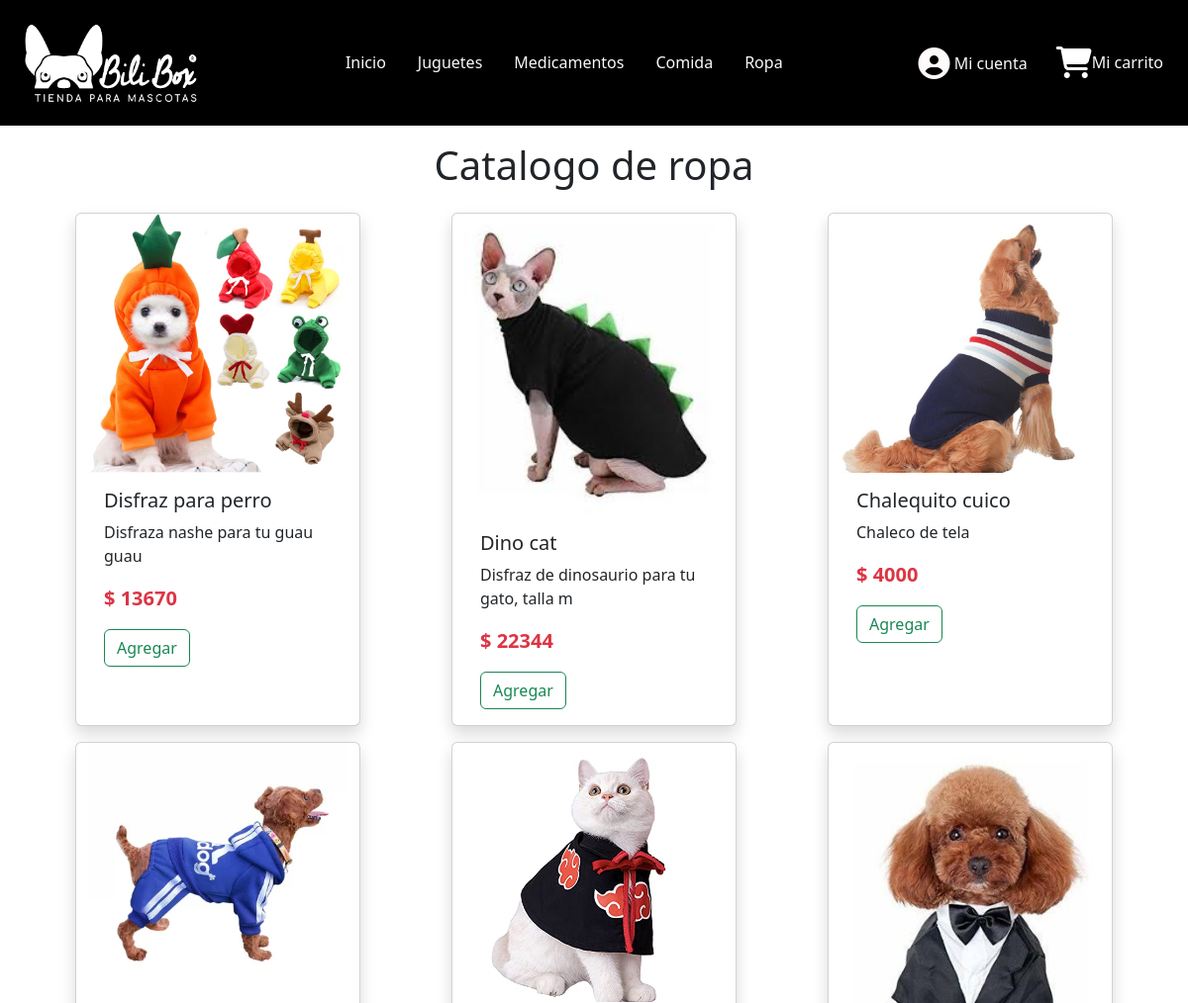
The app's page /ropa/ (upper part), older data.
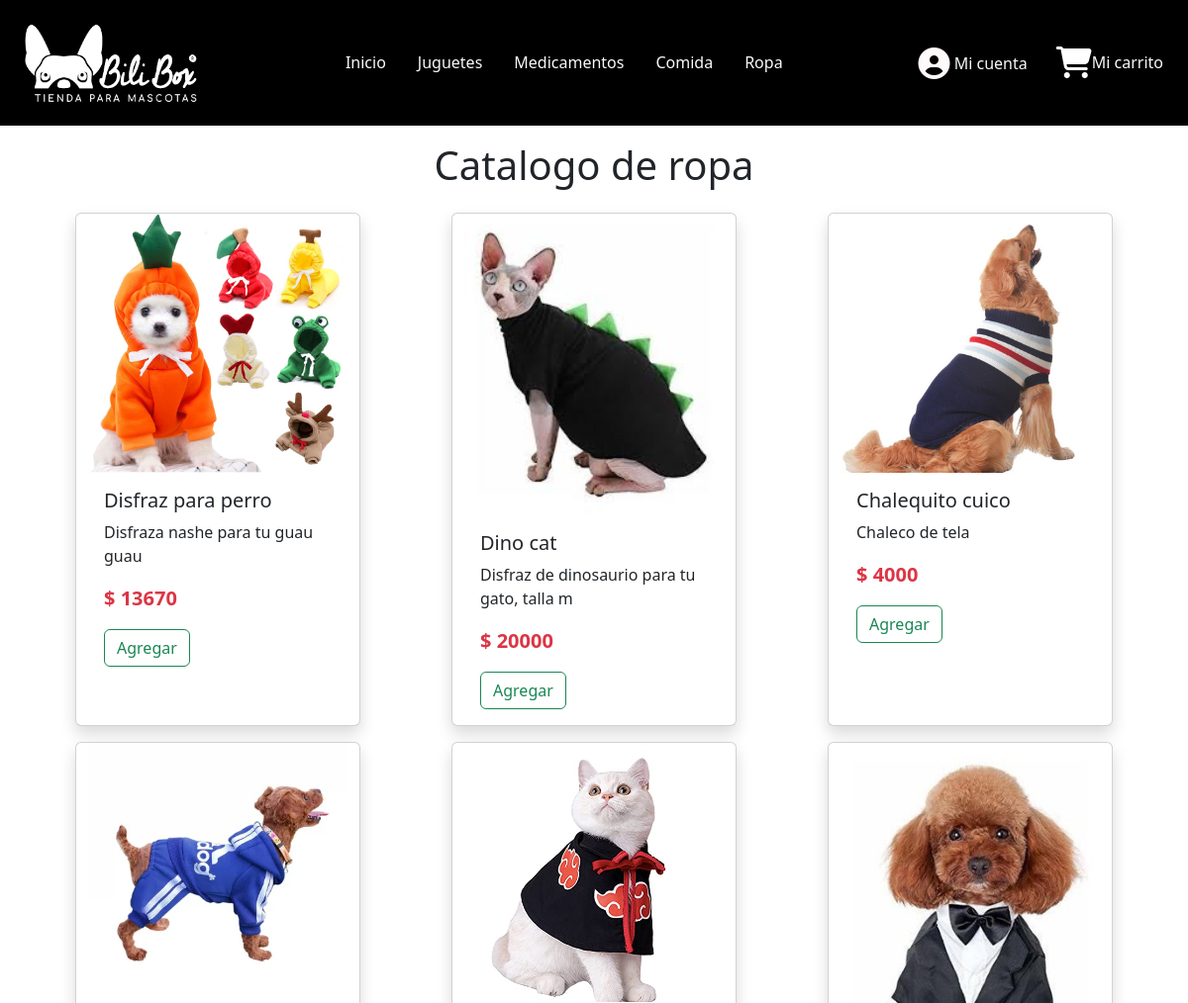
The same page, newer data.
### App/models.py (models this page shows, shortened)
class Articulo(models.Model):
    imagen = models.ImageField(upload_to='articulos/')
    nombre = models.CharField(max_length=50)
    descripcion = models.CharField(max_length=200, null=True, blank=True)
    precio = models.IntegerField()
    seccion = models.CharField( max_length=30)
    stock = models.IntegerField()
    created = models.DateTimeField(auto_now_add=True)
    updated = models.DateTimeField(auto_now_add=True)
    class Meta:
        verbose_name = 'articulo'
        verbose_name_plural = 'articulos'

### App/views.py (the view)
# urls.py: path('ropa/',views.ropa, name='ropa'),
def ropa(request):
    articulo = Articulo.objects.all()
    return render(request,'ProyectoEtApp/ropa.html',{'articulos':articulo})

### AppCarro/context_processor.py (called while the page is built)
def importe_total_carro(request):
    total=0
    try:
      if request.user.is_authenticated:
        for key, value in request.session["carro"].items():
          total = total + (int(value["precio"]) * value["cantidad"])
      else:
        pass
    except:
      pass
    return {'importe_total_carro':total}

### App/templates/ProyectoEtApp/ropa.html (shortened to what this page needs)
{% extends "ProyectoEtApp/base.html" %}
{% load static %}
{% block content %}
<div class="container mt-3">
  <h1 class="fw-light text-center">Catalogo de ropa</h1>
  <div class="row">
    {% for i in articulos %}
    {% if i.seccion == 'ropa' %}
    <div class="card container mt-3 shadow" style="width: 18rem;">
      <img src="{{i.imagen.url}}" class="card-img-top" alt="...">
      <div class="card-body">
        <h5 class="card-title">{{i.nombre}}</h5>
        <p class="card-text">{{i.descripcion}}</p>
        <p class="card-text text-danger fw-bold fs-5">$ {{i.precio}}</p>
        <div class="d-grid gap-2 col-12 mx-auto">
          <a href="{% url 'carro:agregar' i.id %}">
            <button class="btn btn-outline-success" type="button">Agregar</button>
          </a>
        </div>
      </div>
    </div>
    {% endif %}
    {% endfor %}
  </div>
</div>
{% endblock %}

Row changes from the older to the newer data that the page shows:
changed Articulo "Dino cat": precio "22344" → "20000"
